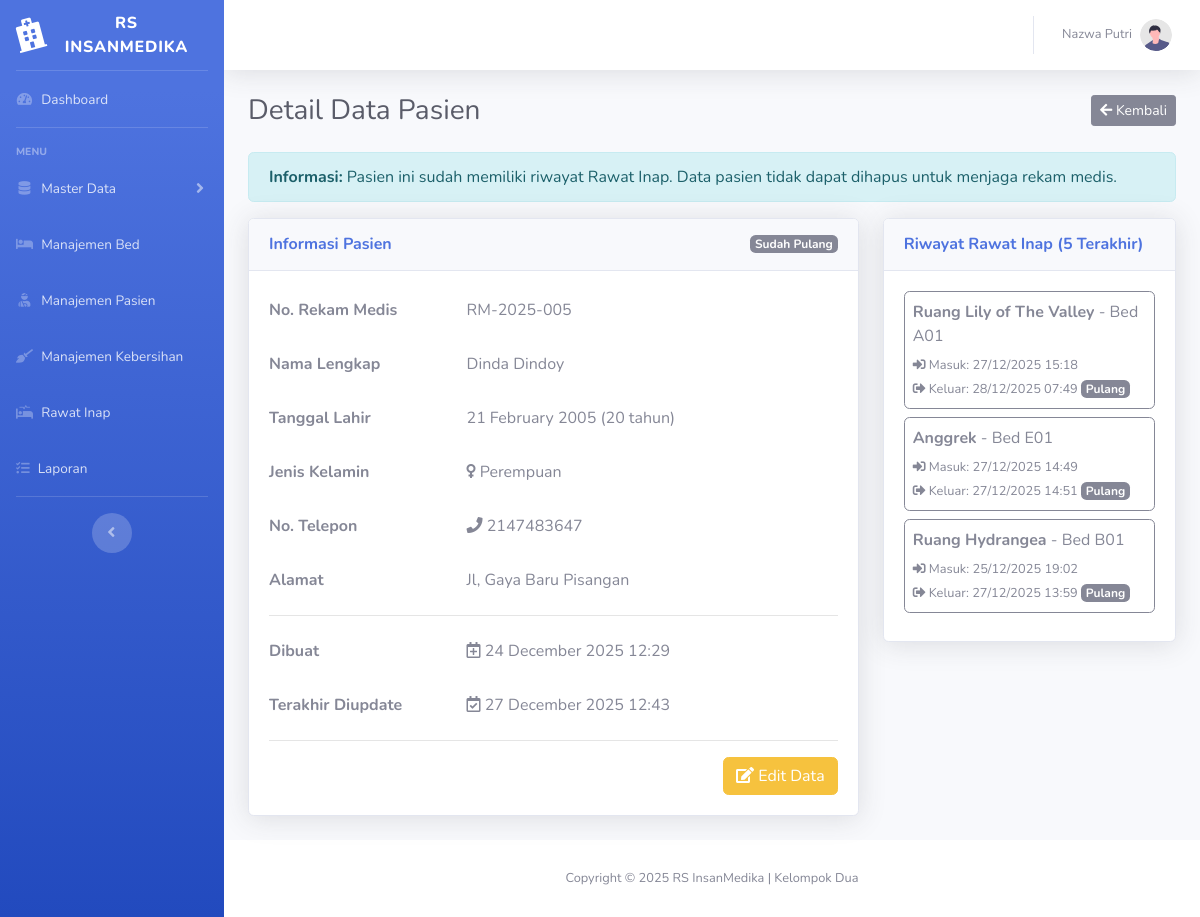
/rumahsakit/pasien/detail.php?id=5 (signed in), run on the app's committed database.
### tables this page shows
CREATE TABLE `t_pasien` (
  `f_idpasien` int(11) NOT NULL,
  `f_norekmed` varchar(150) NOT NULL,
  `f_nama` varchar(150) NOT NULL,
  `f_tgllahir` date NOT NULL,
  `f_jnskelamin` enum('Laki-laki','Perempuan') NOT NULL,
  `f_notlp` varchar(11) NOT NULL,
  `f_alamat` varchar(150) NOT NULL,
  `f_created` datetime NOT NULL,
  `f_updated` datetime NOT NULL
);

CREATE TABLE `t_rawatinap` (
  `f_idrawatinap` int(11) NOT NULL,
  `f_idpasien` int(11) NOT NULL,
  `f_idbed` int(11) NOT NULL,
  `f_idpetugas` int(11) NOT NULL,
  `f_kelas_diminta` enum('VVIP','VIP','Kelas 1','Kelas 2','Kelas 3') NOT NULL,
  `f_kelas_ditempatkan` enum('VVIP','VIP','Kelas 1','Kelas 2','Kelas 3') DEFAULT NULL,
  `f_status_penempatan` enum('langsung','upgrade','downgrade','menunggu') NOT NULL,
  `f_waktumasuk` datetime NOT NULL,
  `f_waktukeluar` datetime DEFAULT NULL,
  `f_stsbersih` enum('Siap','Kotor') NOT NULL,
  `f_alasan` enum('Pulang','Pindah','Meninggal') DEFAULT NULL,
  `f_created` datetime NOT NULL,
  `f_updated` datetime NOT NULL
);

CREATE TABLE `t_ruangan` (
  `f_idruangan` int(11) NOT NULL,
  `f_nama` varchar(150) NOT NULL,
  `f_kelas` enum('VVIP','VIP','Kelas 1','Kelas 2','Kelas 3') NOT NULL,
  `f_lantai` int(11) NOT NULL,
  `f_kapasitas` int(11) NOT NULL,
  `f_created` datetime NOT NULL,
  `f_updated` datetime NOT NULL,
  `f_luasruangan` decimal(6,2) DEFAULT NULL,
  `f_luasperbed` decimal(5,2) DEFAULT NULL,
  `f_faktorefisiensi` decimal(3,2) NOT NULL,
  `f_kapasitasmaks` int(11) NOT NULL
);

CREATE TABLE `t_tempattidur` (
  `f_idbed` int(11) NOT NULL,
  `f_idruangan` int(11) NOT NULL,
  `f_nomorbed` varchar(150) NOT NULL,
  `f_stsfisik` enum('Aktif','Nonaktif','Maintenance') NOT NULL,
  `f_created` datetime NOT NULL,
  `f_updated` datetime NOT NULL
);

### rumahsakit/dbcontroller.php (called while the page is built, shortened)
<?php
class dbcontroller
{
    private $host = '127.0.0.1';
    private $user = 'root';
    private $password = '';
    private $database = 'rumahsakit';
    private $koneksi;
    public function __construct()
    {
        $this->koneksi = $this->koneksiDB();
    }
    private function koneksiDB()
    {
        return mysqli_connect($this->host, $this->user, $this->password, $this->database);
    }
    public function getALL($sql)
    {
        $result = mysqli_query($this->koneksi, $sql);
        $data = [];
        if ($result) {
            while ($row = mysqli_fetch_assoc($result)) {
                $data[] = $row;
            }
        }
        return $data;
    }
    public function getITEM($sql)
    {
        $result = mysqli_query($this->koneksi, $sql);
        return $result ? mysqli_fetch_assoc($result) : false;
    }
}

### rumahsakit/pasien/detail.php (the view, shortened to what this page needs)
<?php
require_once "../dbcontroller.php";
$db = new dbcontroller();
$id_pasien = null;
if (isset($_GET['id'])) {
    $id_pasien = intval($_GET['id']);
} else {
    header("Location: select.php");
    exit;
}
$sql_select = "SELECT * FROM t_pasien WHERE f_idpasien = $id_pasien";
$pasien_data = $db->getALL($sql_select);
$pasien = $pasien_data[0];
$sql_ri_aktif = "SELECT f_idrawatinap FROM t_rawatinap
                 WHERE f_idpasien = $id_pasien AND f_waktukeluar IS NULL";
$ri_data_aktif = $db->getALL($sql_ri_aktif);
$sedang_ri = !empty($ri_data_aktif);
$sql_ri_history_count = "SELECT COUNT(f_idrawatinap) AS total FROM t_rawatinap WHERE f_idpasien = $id_pasien";
$ri_history_count = $db->getITEM($sql_ri_history_count);
$sudah_pernah_ri = $ri_history_count['total'] > 0;
$sql_history = "SELECT ri.*, r.f_nama as nama_ruangan, t.f_nomorbed
                 FROM t_rawatinap ri
                 LEFT JOIN t_tempattidur t ON ri.f_idbed = t.f_idbed
                 LEFT JOIN t_ruangan r ON t.f_idruangan = r.f_idruangan
                 WHERE ri.f_idpasien = $id_pasien
                 ORDER BY ri.f_waktumasuk DESC
                 LIMIT 5";
$history = $db->getALL($sql_history);
?>
<!DOCTYPE html>
<html lang="en">
<head>
    <link href="../vendor/fontawesome-free/css/all.min.css" rel="stylesheet" type="text/css">
    <link href="../css/sb-admin-2.min.css" rel="stylesheet">
</head>
<body id="page-top">
<div id="wrapper">
     <?php
        include '../sidebar.php';
        ?>
    <div id="content-wrapper" class="d-flex flex-column">
        <div id="content">
            <nav class="navbar navbar-expand navbar-light bg-white topbar mb-4 static-top shadow">
                <ul class="navbar-nav ml-auto">
                    <li class="nav-item dropdown no-arrow">
                        <a class="nav-link dropdown-toggle" href="#" id="userDropdown" role="button"
                            data-toggle="dropdown" aria-haspopup="true" aria-expanded="false">
                            <span class="mr-2 d-none d-lg-inline text-gray-600 small">
                                <?php echo $_SESSION['petugas'] ?? 'Guest'; ?>
                            </span>
                            <img class="img-profile rounded-circle" src="../img/undraw_profile.svg">
                        </a>
                    </li>
                </ul>
            </nav>
            <div class="container-fluid">
                <div class="d-sm-flex align-items-center justify-content-between mb-4">
                    <h1 class="h3 mb-0 text-gray-800">
                        Detail Data Pasien
                    </h1>
                    <a href="select.php" class="btn btn-secondary btn-sm">
                        <i class="fas fa-arrow-left"></i> Kembali
                    </a>
                </div>
                <?php if ($sudah_pernah_ri && !$sedang_ri): ?>
                <div class="alert alert-info" role="alert">
                    <strong>Informasi:</strong> Pasien ini sudah memiliki riwayat Rawat Inap. Data pasien tidak dapat dihapus untuk menjaga rekam medis.
                </div>
                <?php endif; ?>
                <div class="row">
                    <div class="col-lg-8">
                        <div class="card shadow mb-4">
                            <div class="card-header py-3 d-flex justify-content-between align-items-center">
                                <h6 class="m-0 font-weight-bold text-primary">Informasi Pasien</h6>
                                <?php
                                if ($sedang_ri) {
                                    $status_badge = '<span class="badge badge-danger">Sedang Rawat Inap</span>';
                                } elseif ($sudah_pernah_ri) {
                                    $status_badge = '<span class="badge badge-secondary">Sudah Pulang</span>';
                                } else {
                                    $status_badge = '<span class="badge badge-success">Tidak Ada Riwayat RI</span>';
                                }
                                echo $status_badge;
                                ?>
                                </div>
                            <div class="card-body">
                                <form>
                                    <div class="form-group row">
                                        <label class="col-sm-4 col-form-label font-weight-bold">No. Rekam Medis</label>
                                        <div class="col-sm-8">
                                            <p class="form-control-plaintext"><?= htmlspecialchars($pasien['f_norekmed']) ?></p>
                                        </div>
                                    </div>
                                    <div class="form-group row">
                                        <label class="col-sm-4 col-form-label font-weight-bold">Nama Lengkap</label>
                                        <div class="col-sm-8">
                                            <p class="form-control-plaintext"><?= htmlspecialchars($pasien['f_nama']) ?></p>
                                        </div>
                                    </div>
                                    <div class="form-group row">
                                        <label class="col-sm-4 col-form-label font-weight-bold">Tanggal Lahir</label>
                                        <div class="col-sm-8">
                                            <p class="form-control-plaintext">
                                                <?= date('d F Y', strtotime($pasien['f_tgllahir'])) ?>
                                                <span class="text-muted">(<?= date_diff(date_create($pasien['f_tgllahir']), date_create('today'))->y ?> tahun)</span>
                                            </p>
                                        </div>
                                    </div>
                                    <div class="form-group row">
                                        <label class="col-sm-4 col-form-label font-weight-bold">Jenis Kelamin</label>
                                        <div class="col-sm-8">
                                            <p class="form-control-plaintext">
                                                <i class="fas fa-<?= $pasien['f_jnskelamin'] == 'Laki-laki' ? 'mars' : 'venus' ?>"></i>
                                                <?= $pasien['f_jnskelamin'] ?>
                                            </p>
                                        </div>
                                    </div>
                                    <div class="form-group row">
                                        <label class="col-sm-4 col-form-label font-weight-bold">No. Telepon</label>
                                        <div class="col-sm-8">
                                            <p class="form-control-plaintext">
                                                <i class="fas fa-phone"></i> <?= $pasien['f_notlp'] ?>
                                            </p>
                                        </div>
                                    </div>
                                    <div class="form-group row">
                                        <label class="col-sm-4 col-form-label font-weight-bold">Alamat</label>
                                        <div class="col-sm-8">
                                            <p class="form-control-plaintext"><?= nl2br(htmlspecialchars($pasien['f_alamat'])) ?></p>
                                        </div>
                                    </div>
                                    <hr>
                                    <div class="form-group row">
                                        <label class="col-sm-4 col-form-label font-weight-bold text-muted">Dibuat</label>
                                        <div class="col-sm-8">
                                            <p class="form-control-plaintext text-muted">
                                                <i class="far fa-calendar-plus"></i> <?= date('d F Y H:i', strtotime($pasien['f_created'])) ?>
                                            </p>
                                        </div>
                                    </div>
                                    <div class="form-group row">
                                        <label class="col-sm-4 col-form-label font-weight-bold text-muted">Terakhir Diupdate</label>
                                        <div class="col-sm-8">
                                            <p class="form-control-plaintext text-muted">
                                                <i class="far fa-calendar-check"></i> <?= date('d F Y H:i', strtotime($pasien['f_updated'])) ?>
                                            </p>
                                        </div>
                                    </div>
                                    <hr>
                                    <div class="text-right">
                                        <a href="update.php?id=<?= $id_pasien ?>" class="btn btn-warning">
                                            <i class="fas fa-edit"></i> Edit Data
                                        </a>
                                    </div>
                                </form>
                            </div>
                        </div>
                    </div>
                    <div class="col-lg-4">
                        <div class="card shadow mb-4">
                            <div class="card-header py-3">
                                <h6 class="m-0 font-weight-bold text-primary">Riwayat Rawat Inap (5 Terakhir)</h6>
                            </div>
                            <div class="card-body">
                                <?php if (!empty($history)): ?>
                                    <?php foreach ($history as $h): ?>
                                        <div class="card mb-2 <?= is_null($h['f_waktukeluar']) ? 'border-danger' : 'border-secondary' ?>">
                                            <div class="card-body p-2">
                                                <p class="mb-1">
                                                    <strong><?= $h['nama_ruangan'] ?></strong> - Bed <?= $h['f_nomorbed'] ?>
                                                </p>
                                                <small class="text-muted">
                                                    <i class="fas fa-sign-in-alt"></i> Masuk: <?= date('d/m/Y H:i', strtotime($h['f_waktumasuk'])) ?>
                                                </small><br>
                                                <?php if (!is_null($h['f_waktukeluar'])): ?>
                                                    <small class="text-muted">
                                                        <i class="fas fa-sign-out-alt"></i> Keluar: <?= date('d/m/Y H:i', strtotime($h['f_waktukeluar'])) ?>
                                                    </small>
                                                    <span class="badge badge-secondary"><?= $h['f_alasan'] ?></span>
                                                <?php else: ?>
                                                    <span class="badge badge-danger">Sedang RI</span>
                                                <?php endif; ?>
                                            </div>
                                        </div>
                                    <?php endforeach; ?>
                                <?php else: ?>
                                    <p class="text-muted text-center">Belum ada riwayat rawat inap</p>
                                <?php endif; ?>
                            </div>
                        </div>
                    </div>
                </div>
            </div>
        </div>
        <footer class="sticky-footer bg-white">
            <div class="container my-auto">
                <div class="copyright text-center my-auto">
                    <span>Copyright &copy; 2025 RS InsanMedika | Kelompok Dua</span>
                </div>
            </div>
        </footer>
    </div>
</div>
</body>
</html>

### data on the page
t_pasien: f_norekmed "RM-2025-005", f_nama "Dinda Dindoy", f_tgllahir "21 February 2005", f_tgllahir "20", f_jnskelamin "Perempuan", f_notlp "2147483647", f_alamat "Jl, Gaya Baru Pisangan", f_created "24 December 2025 12:29", f_updated "27 December 2025 12:43"
t_rawatinap: t_ruangan.f_nama "Ruang Lily of The Valley", f_idbed.f_nomorbed "A01", f_waktumasuk "27/12/2025 15:18", f_waktukeluar "28/12/2025 07:49", f_alasan "Pulang"
t_rawatinap: t_ruangan.f_nama "Anggrek", f_idbed.f_nomorbed "E01", f_waktumasuk "27/12/2025 14:49", f_waktukeluar "27/12/2025 14:51", f_alasan "Pulang"
t_rawatinap: t_ruangan.f_nama "Ruang Hydrangea", f_idbed.f_nomorbed "B01", f_waktumasuk "25/12/2025 19:02", f_waktukeluar "27/12/2025 13:59", f_alasan "Pulang"

### other printed values
$_SESSION['petugas'] "Nazwa Putri"
